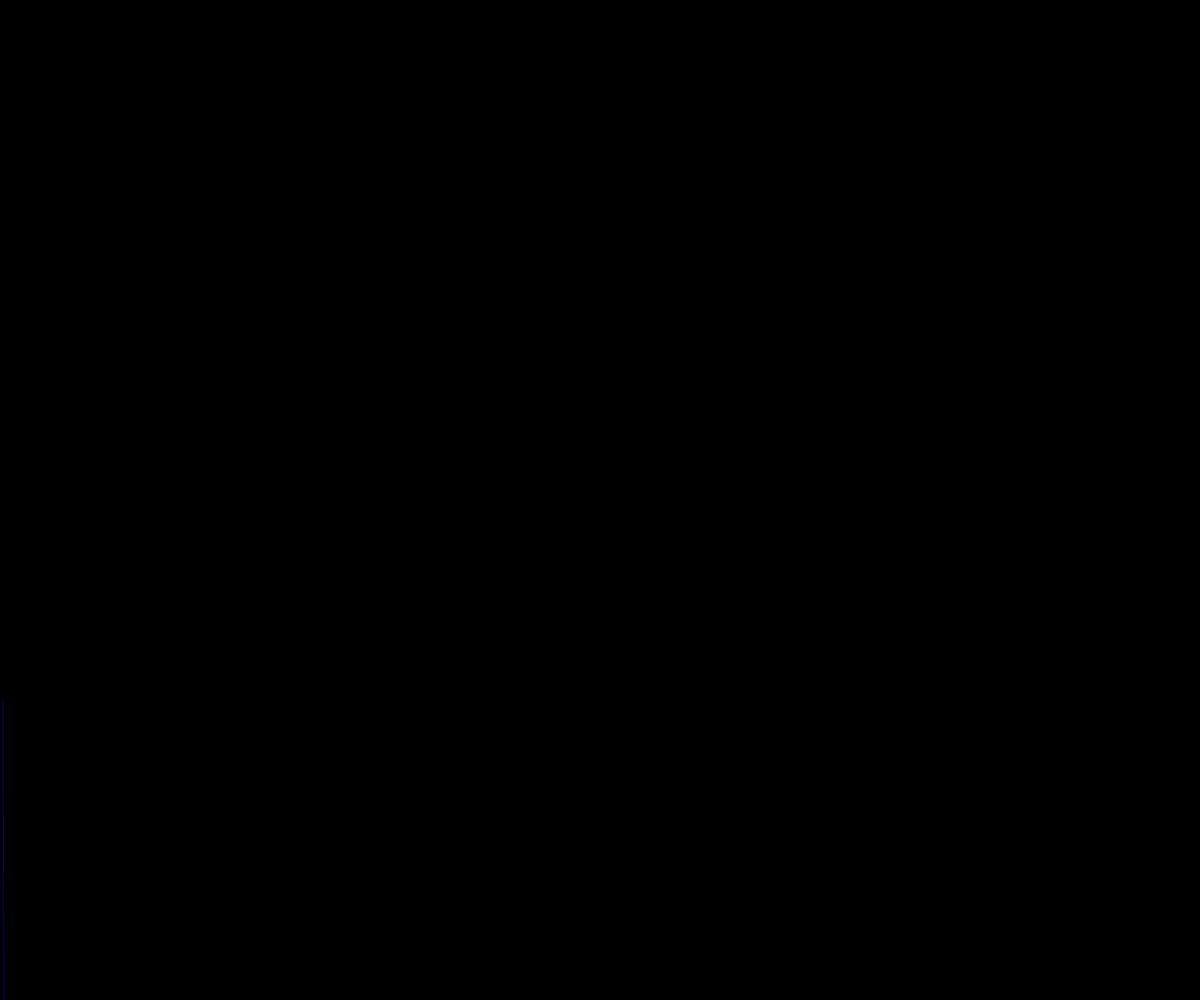
Frame 1 (no input)
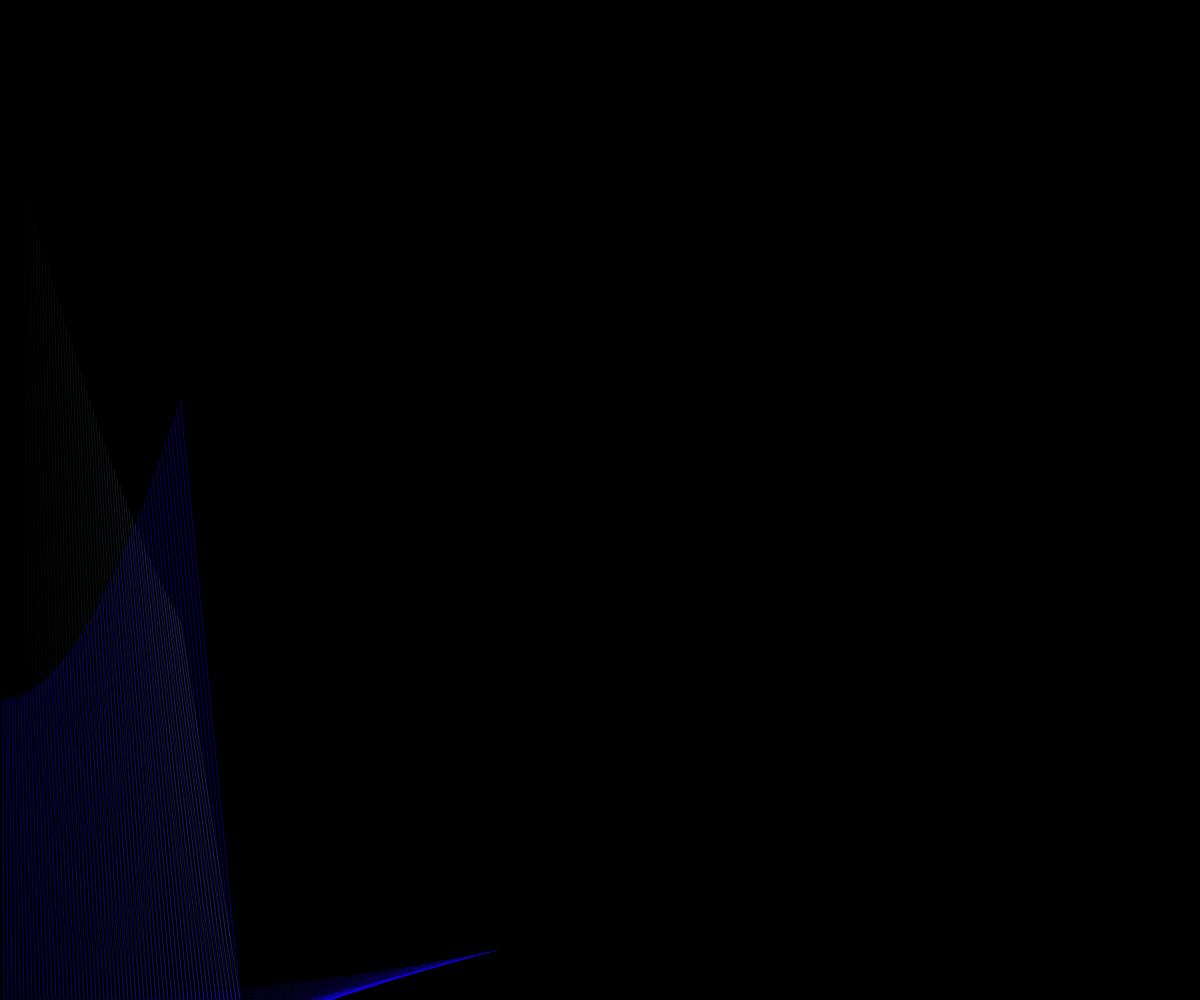
Frame 60 (no input)
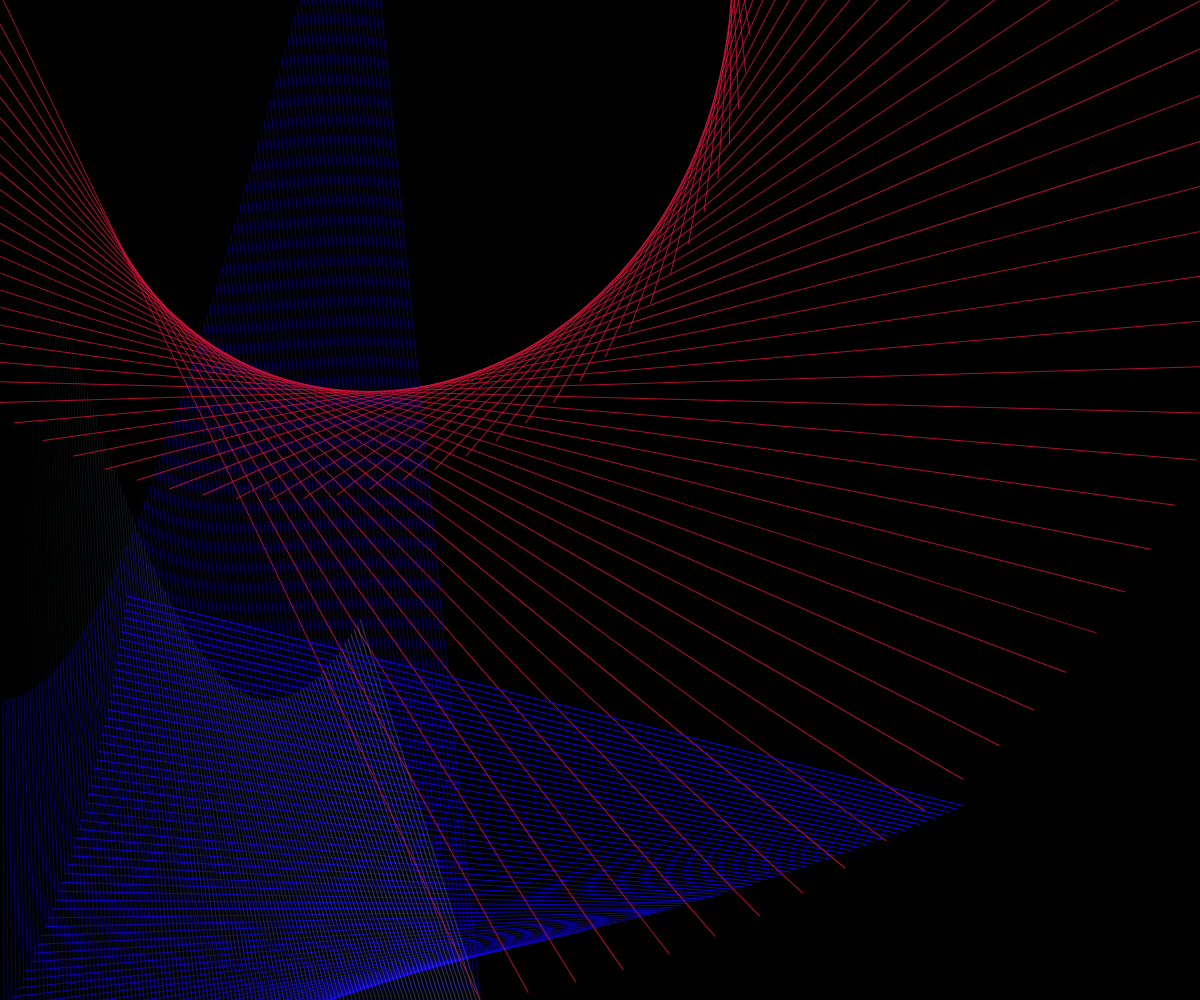
Frame 120 (the mouse pressed at the canvas centre since frame 60)

The p5.js sketch that drew these frames (run headless with seeded random() and noise() and a simulated clock; from frame 60 on, the mouse is pressed at the canvas centre):

// p5.js sketch
// ── sketch.js
function preload(){
}

function setup() {
  createCanvas(windowWidth,windowHeight);
  background("black");
  angleMode(DEGREES);
}

function draw() {

//linee iniziali
  if (frameCount <=550) {
          push();
          stroke(112,	128,	144	, 100, 0.6);
          strokeWeight((frameCount)*0.01)
          translate(((frameCount)*3),0,0);
          line((frameCount),(windowHeight),((frameCount)/800),((600*sin(frameCount))+100));
          pop();

          push();
          stroke(20, 2, 600, 100, 0.6);
          translate(((frameCount)*3),0,0);
          line((frameCount),(windowHeight),((frameCount)/800),((600*cos(frameCount))+100));
          pop();

          push();
          stroke(220,	20,	60, 200, 0.6);
          translate(((frameCount)*3),0,0);
          rotate((frameCount)*3);
          line((frameCount),(windowHeight),(((frameCount)/800)-500),(600*cos(frameCount)));
          pop();

          push();
          stroke(20, 2, 600, 200, 0.6);
          strokeWeight((frameCount)*0.01)
          translate(((frameCount)*3),0,0);
          rotate((frameCount)/-4);
          line((frameCount),(windowHeight),(((frameCount)/800)-500),((600*cos(frameCount))+700));
          pop();


          push();
          stroke(220,	20,	60, 200, 0.6);
          translate(((frameCount)*3),0,0);
          rotate(((frameCount)/-4)+180);
          line((frameCount),(windowHeight),(((frameCount)/800)-500),((600*cos(frameCount))+700));
          pop();
          }

//transizione angolo
  if (frameCount >550 && frameCount<=600) {
          push();
          noStroke();
          fill("black");
          arc(((windowWidth)/2), (windowHeight), ((windowWidth)+1000), ((windowWidth)+1000), 0, (frameCount*3));
          pop();
          }

//curve
if (frameCount > 600 && frameCount<=1170) {

translate(width/2+1050, height/2-290);

push();

      push();
      stroke(20, 2, 600, 200, 0.6);
      translate((windowWidth), (((windowHeight)/8)*5));
      noFill();
      rotate(90);
      arc(100*sin(frameCount*3),(frameCount*3),300,300,180,360);
      pop();

      push();
      stroke(color("white"));
      translate((windowWidth), ((windowHeight)-100));
      fill(220,	20,	60, ((frameCount)*0.03));
      rotate(90);
      arc(100*sin(frameCount*3),(frameCount*3),300,300,180,(360+(frameCount*2)));
      pop();
}

//transizione angolo
  if (frameCount >1170) {
          push();
          noStroke();
          fill("black");
          arc(((windowWidth)/2), (windowHeight), ((windowWidth)+1000), ((windowWidth)+1000), 0, (frameCount*3));
          pop();
          }

//raver

if (frameCount >=1270 && frameCount <=1690) {

  noStroke();
  fill(220,	20,	60);

      ellipse(((windowWidth)/2),((windowHeight)/2),(100*sin(frameCount*10)),(100*sin(frameCount*10)));
      }

    if (frameCount >=1340 && frameCount <=1690) {
      ellipse(((windowWidth)/4),((windowHeight)/2),(100*sin(frameCount*10)),(100*sin(frameCount*10)));
      }

    if (frameCount >=1410 && frameCount <=1690) {
      ellipse((((windowWidth)/4)*3),((windowHeight)/2),(100*sin(frameCount*10)),(100*sin(frameCount*10)));
      }

    if (frameCount >=1480 && frameCount <=1690) {
      ellipse(((windowWidth)/4),((windowHeight)/4),(100*sin(frameCount*10)),(100*sin(frameCount*10)));

      ellipse(((windowWidth)/2),((windowHeight)/4),(100*sin(frameCount*10)),(100*sin(frameCount*10)));

      ellipse((((windowWidth)/4)*3),((windowHeight)/4),(100*sin(frameCount*10)),(100*sin(frameCount*10)));

      ellipse(((windowWidth)/4),(((windowHeight)/4)*3),(100*sin(frameCount*10)),(100*sin(frameCount*10)));

      ellipse(((windowWidth)/2),(((windowHeight)/4)*3),(100*sin(frameCount*10)),(100*sin(frameCount*10)));

      ellipse((((windowWidth)/4)*3),(((windowHeight)/4)*3),(100*sin(frameCount*10)),(100*sin(frameCount*10)));
        }
  //fin
  }
